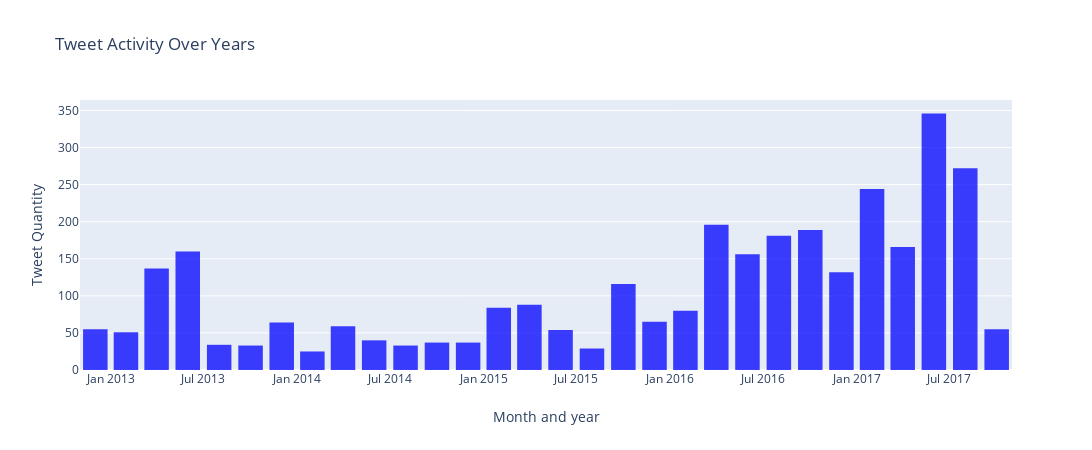

Notebook source saved alongside this figure:
### Code cell
tweets['Time'] = pd.to_datetime(tweets['Time'], format='%y-%m-%d %H:%M:%S')
tweetsT = tweets['Time']

trace = go.Histogram(
    x=tweetsT,
    marker=dict(
        color='blue'
    ),
    opacity=0.75
)

layout = go.Layout(
    title='Tweet Activity Over Years',
    height=450,
    width=1200,
    xaxis=dict(
        title='Month and year'
    ),
    yaxis=dict(
        title='Tweet Quantity'
    ),
    bargap=0.2,
)

data = [trace]

fig = go.Figure(data=data, layout=layout)
py.offline.iplot(fig)

### Figure 1 — Plotly figure (JSON) as saved in the notebook; plotly's stock layout.template omitted (floating-point values rounded to 4 significant figures; data arrays with more than 128 entries replaced by an {"elided": "..."} marker saying what was removed)
{"data": [{"marker": {"color": "blue"}, "opacity": 0.75, "type": "histogram", "x": {"elided": "3218 str values"}}], "layout": {"bargap": 0.2, "height": 450, "title": {"text": "Tweet Activity Over Years"}, "width": 1200, "xaxis": {"title": {"text": "Month and year"}}, "yaxis": {"title": {"text": "Tweet Quantity"}}}}
